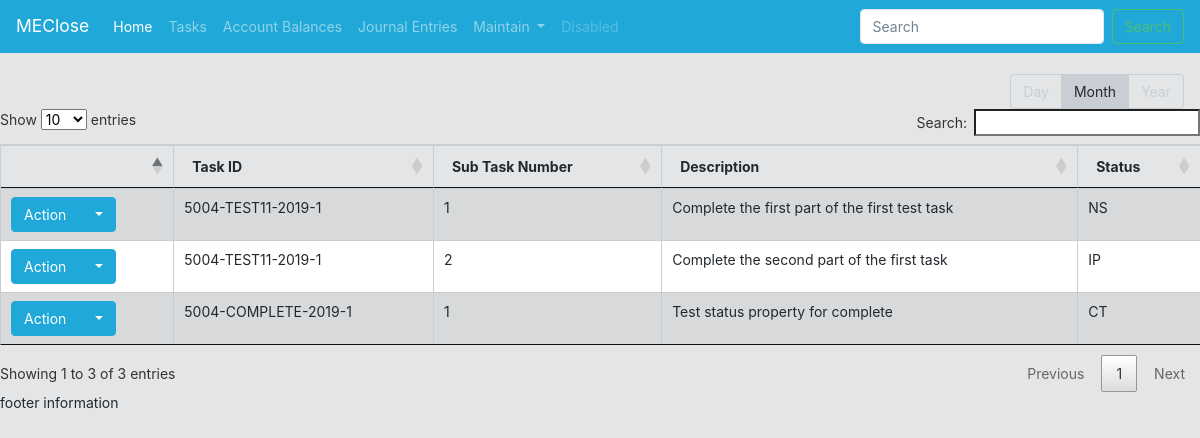
Page /ClosePortal/subtasks/ on the earlier database version.
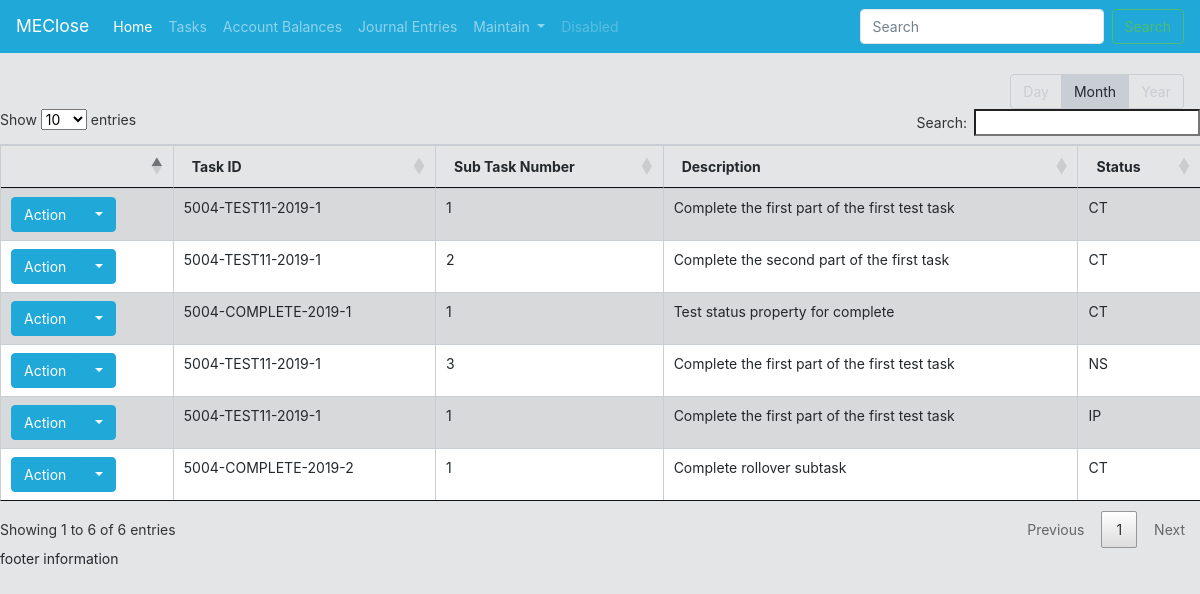
Same page on the later database version.
### CloseApplication/models.py (models this page shows, shortened)
class subTaskChecklist(models.Model):
    taskId = models.ForeignKey(TaskChecklist, related_name="taskId_taskId", on_delete=models.CASCADE) #this field is our associated between the parent task and subtask(s). Cascade is utilize to remove the subtasks if parent task is removed
    subTaskNumber = models.IntegerField(max_length=2, default=1) #Maximum number of subtasks set to 99
    subTaskDescription = models.CharField(max_length=200)
    subTaskStatus = models.CharField(max_length=2, choices = statusChoices)

class TaskChecklist(models.Model):
    occurenceChoices = (
        ('D', 'Daily'),
        ('W', 'Weekly'),
        ('M', 'Monthly'),
        ('Q', 'Quarterly'),
        ('A', 'Annually'),
    )
    taskId = models.CharField(max_length=8)
    taskTBMapping = models.CharField(max_length=200, default="Not Assigned") #For assigning tasks to a TB FSLI
    taskDescription = models.CharField(max_length=200)
    taskYear = models.IntegerField(max_length=4)
    taskPeriod = models.IntegerField(max_length=2, choices = periodChoices)
    taskOccurence = models.CharField(max_length=2, choices = occurenceChoices)
    taskOwnerId = models.ForeignKey(User, on_delete=models.PROTECT) #For documentation purposes we want to preserve who the owner of a task was, and as such protect is utilized to not allow deletion of the referenced object
    isJE = models.CharField(max_length=3, choices=binaryChoice)
    pub_date = models.DateTimeField('date published')
    due_date = models.DateField(("Due Date"), default=datetime.date.today)
    entity = models.ForeignKey(userDefinedEntity, on_delete=models.PROTECT, related_name="entity_TaskChecklist", default=1)
    class Meta:
        constraints = [
            models.UniqueConstraint(fields=['taskId', 'entity', 'taskPeriod', 'taskYear'], name='unique_EntityUser')
        ]
    def __str__(self):
        return str(self.entity) + "-" + str(self.taskId) + "-" + str(self.taskYear) + "-" + str(self.taskPeriod)

class userDefinedEntity(models.Model):
    entity = models.CharField(max_length=200, default="Select Entity")
    def __str__(self):
        return self.entity

### CloseApplication/views.py (the view)
# urls.py: path('subtasks/', views.SubTaskChecklist_List.as_view(), name='subtasklist'),
class SubTaskChecklist_List(ListView):
    template_name = 'CloseApplication/subtaskchecklist/subtaskchecklist_list.html'
    model = subTaskChecklist

### CloseApplication/templates/CloseApplication/subtaskchecklist/subtaskchecklist_list.html (shortened to what this page needs)
{% extends "CloseApplication/base.html" %}
{% block content %}
{% include "CloseApplication/listview_outline.html" %}
<table class="table table-striped table-bordered table-hover" id="EntryApproval_ChecklistTable">
    <thead>
        <tr>
            <th></th>
            <th>Task ID</th>
            <th>Sub Task Number</th>
            <th>Description</th>
            <th>Status</th>
        </tr>
    </thead>
    {% for tableValue in object_list %}
    <tr>
        <td>
            <div class="btn-group">
                <button type="button" class="btn btn-primary">Action</button>
                <button type="button" class="btn btn-primary dropdown-toggle" data-toggle="dropdown">
                </button>
            </div>
        </td>
        <td>{{ tableValue.taskId }}</td>
        <td>{{ tableValue.subTaskNumber }}</td>
        <td>{{ tableValue.subTaskDescription }}</td>
        <td>{{ tableValue.subTaskStatus }}</td>
    </tr>
    {% endfor %}
</table>
{% endblock %}

Differences in the rows shown:
changed subTaskChecklist (number 1 of 6 on the later page): subTaskStatus "NS" → "CT"
changed subTaskChecklist "Complete the second part of the first task": subTaskStatus "IP" → "CT"
added subTaskChecklist: taskId "5004-TEST11-2019-1", subTaskNumber "3", subTaskDescription "Complete the first part of the first test task", subTaskStatus "NS"
added subTaskChecklist: taskId "5004-TEST11-2019-1", subTaskNumber "1", subTaskDescription "Complete the first part of the first test task", subTaskStatus "IP"
added subTaskChecklist: taskId "5004-COMPLETE-2019-2", subTaskNumber "1", subTaskDescription "Complete rollover subtask", subTaskStatus "CT"
Other differences:
text written by a page script: "Show entries Search: Showing 1 to 3 of 3 entries Previous 1 Next" → "Show entries Search: Showing 1 to 6 of 6 entries Previous 1 Next"
